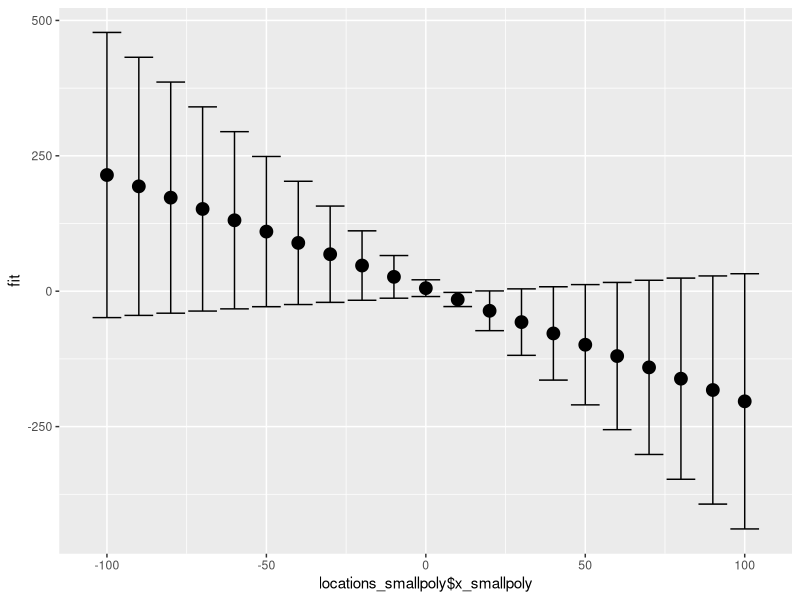
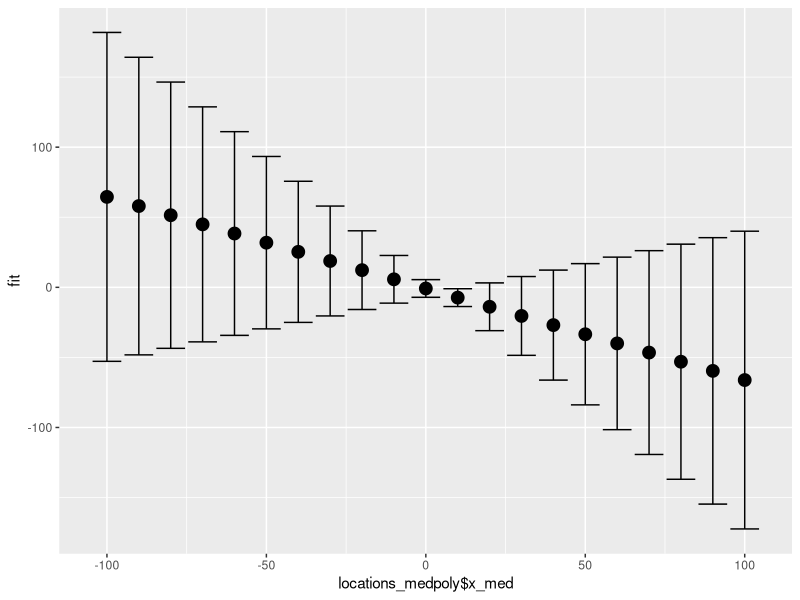
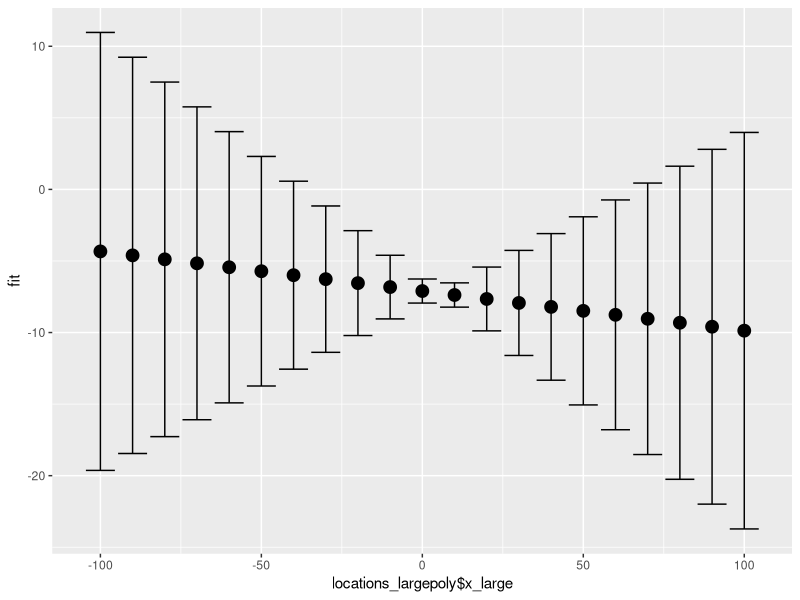
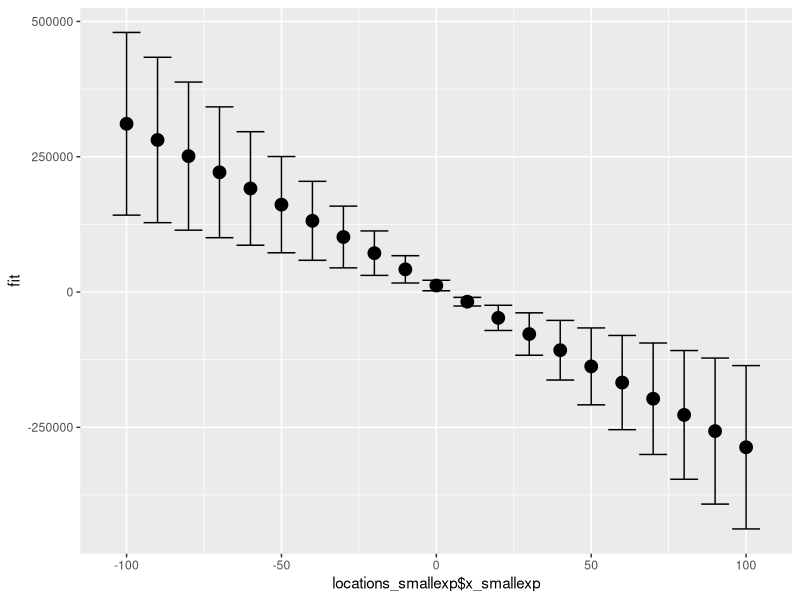
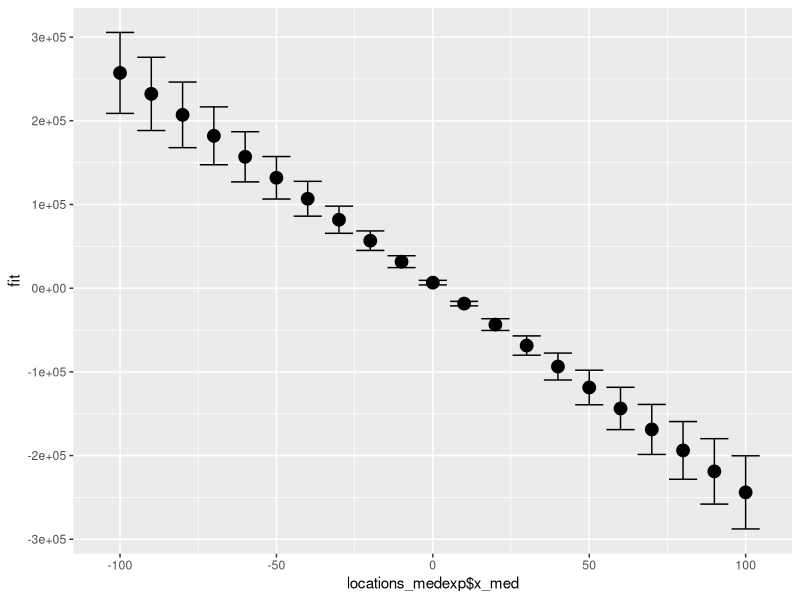
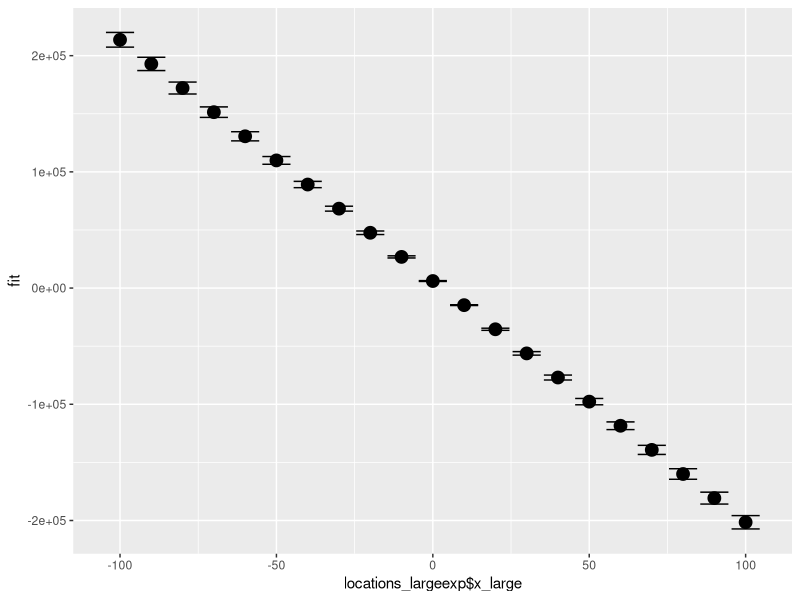
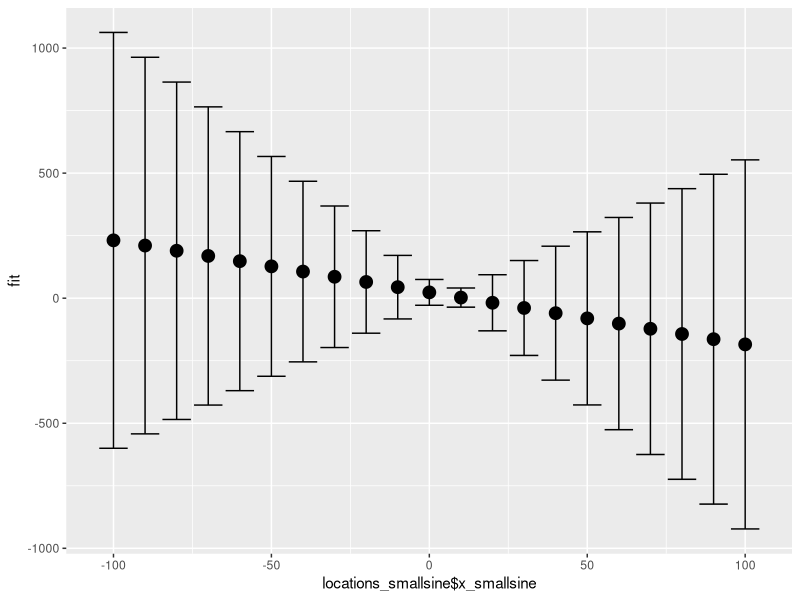
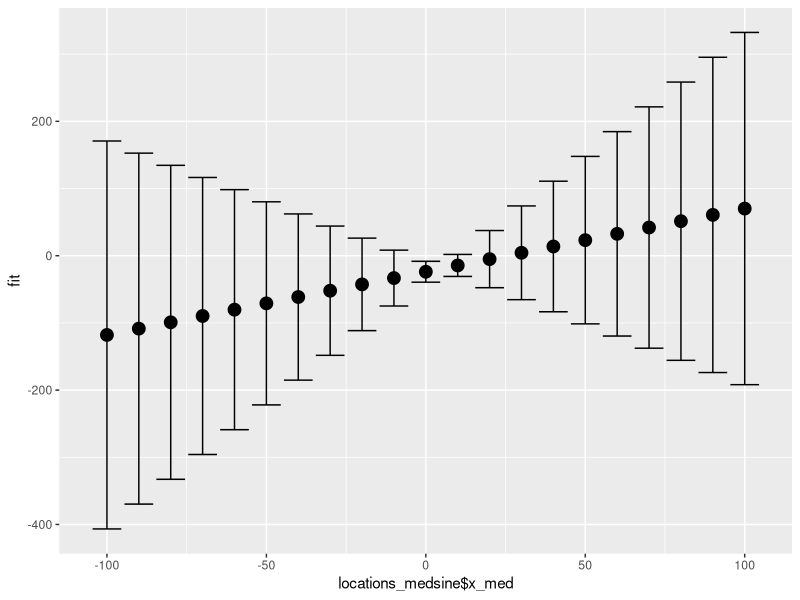

These figures' R source, in order: (Note: this script raises an error after producing the figures.)
## ---- chunk 1
knitr::opts_chunk$set(echo = TRUE)
## ---- chunk 2
require(ggplot2)
## ---- chunk 3
#part e, name the normal func & nonnormal func & randomly call it
my.simulation <- function(n, b0, b1){
  choices.simulation <- c("normal", "nonnormal")
  random.choice <- sample(choices.simulation, 1)
  if (random.choice == "normal"){
    return(normal_func)
  }
  else{
    return(nonnormal_func)
  }
}
## ---- chunk 4
set.seed(1)
# Sample code to get started
n_small <- 20
n_med <- 100
n_large <- 5000
locations <- c(-10:10)*10
## ---- chunk 5
# TODO: randomize these for part e
b0 <- 10
b1 <- 2

# small sample size
x_smallpoly <- runif(n_small, 0, 10)
eps_smallpoly <- 3 * rnorm(n_small)
y_smallpoly <- b0 - b1 * (x_smallpoly - 5)^2 + eps_smallpoly


# med sample size
x_medpoly <- runif(n_med, 0, 10)
eps_medpoly <- 3 * rnorm(n_med)
y_medpoly <- b0 - b1 * (x_medpoly - 5)^2 + eps_medpoly

# lrg sample size
x_largepoly <- runif(n_large, 0, 10)
eps_largepoly <- 3 * rnorm(n_large)
y_largepoly <- b0 - b1 * (x_largepoly - 5)^2 + eps_largepoly

# part c, for each simulation:
# predict y-hat at several different locations using a confidence interval
locations_smallpoly <- data.frame(x_smallpoly = locations)

lm_smallpoly <- lm(y_smallpoly ~ x_smallpoly)
yhat_smallpoly <- predict.lm(lm_smallpoly, newdata=locations_smallpoly, interval="confidence") # predict y_hat

summary(lm_smallpoly)$coef  # model coefficients
(confint(lm_smallpoly))
(anova(lm_smallpoly)$'Mean Sq'[2]) # MSE
(summary(lm_smallpoly)$coeff[,4])  # p-vals of our coeffs
## ---- chunk 6
locations_medpoly <- data.frame(x_medpoly = locations)
lm_medpoly <- lm(y_medpoly ~ x_medpoly)
yhat_medpoly <- predict.lm(lm_medpoly, newdata=locations_medpoly, interval="confidence")
(yhat_medpoly)
summary(lm_medpoly)$coef
(confint(lm_medpoly))
(anova(lm_medpoly)$'Mean Sq'[2])
(summary(lm_medpoly)$coeff[,4])
## ---- chunk 7
locations_largepoly <- data.frame(x_largepoly = locations)
lm_largepoly <- lm(y_largepoly ~ x_largepoly)
yhat_largepoly <- predict.lm(lm_largepoly, newdata=locations_largepoly, interval="confidence")
## ---- chunk 8
summary(lm_largepoly)$coef
(confint(lm_largepoly))
(anova(lm_largepoly)$'Mean Sq'[2])
(summary(lm_largepoly)$coeff[,4])
## ---- chunk 9
yhat_smallpoly <- data.frame(yhat_smallpoly)

ggplot(yhat_smallpoly, aes(x =locations_smallpoly$x_smallpoly, y = fit)) +
  geom_point(size = 4) +
  geom_errorbar(aes(ymax = yhat_smallpoly$upr, ymin = yhat_smallpoly$lwr))


yhat_medpoly <- data.frame(yhat_medpoly)

ggplot(yhat_medpoly, aes(x =locations_medpoly$x_med, y = fit)) +
  geom_point(size = 4) +
  geom_errorbar(aes(ymax = yhat_medpoly$upr, ymin = yhat_medpoly$lwr))


yhat_largepoly <- data.frame(yhat_largepoly)

ggplot(yhat_largepoly, aes(x =locations_largepoly$x_large, y = fit)) +
  geom_point(size = 4) +
  geom_errorbar(aes(ymax = yhat_largepoly$upr, ymin = yhat_largepoly$lwr))
## ---- chunk 10
# TODO: randomize these for part e
b0 <- 10
b1 <- 2

# small sample size
x_smallexp <- runif(n_small, 0, 10)
eps_smallexp <- 3 * rnorm(n_small)
y_smallexp <- b0 - b1 * exp(x_smallexp) + eps_smallexp


# med sample size
x_medexp <- runif(n_med, 0, 10)
eps_medexp <- 3 * rnorm(n_med)
y_medexp <- b0 - b1 * exp(x_medexp) + eps_medexp

# lrg sample size
x_largeexp <- runif(n_large, 0, 10)
eps_largeexp <- 3 * rnorm(n_large)
y_largeexp <- b0 - b1 * exp(x_largeexp) + eps_largeexp

# part c, for each simulation:
# predict y-hat at several different locations using a confidence interval.
locations_smallexp <- data.frame(x_smallexp = locations)

lm_smallexp <- lm(y_smallexp ~ x_smallexp)
yhat_smallexp <- predict.lm(lm_smallexp, newdata=locations_smallexp, interval="confidence") # predict y_hat

summary(lm_smallexp)$coef  # model coefficients
(confint(lm_smallexp))
(anova(lm_smallexp)$'Mean Sq'[2]) # MSE
(summary(lm_smallexp)$coeff[,4])  # p-vals of our coeffs
## ---- chunk 11
locations_medexp <- data.frame(x_medexp = locations)
lm_medexp <- lm(y_medexp ~ x_medexp)
yhat_medexp <- predict.lm(lm_medexp, newdata=locations_medexp, interval="confidence")
(yhat_medexp)
summary(lm_medexp)$coef
(confint(lm_medexp))
(anova(lm_medexp)$'Mean Sq'[2])
(summary(lm_medexp)$coeff[,4])
## ---- chunk 12
locations_largeexp <- data.frame(x_largeexp = locations)
lm_largeexp <- lm(y_largeexp ~ x_largeexp)
yhat_largeexp <- predict.lm(lm_largeexp, newdata=locations_largeexp, interval="confidence")
## ---- chunk 13
summary(lm_largeexp)$coef
(confint(lm_largeexp))
(anova(lm_largeexp)$'Mean Sq'[2])
(summary(lm_largeexp)$coeff[,4])
## ---- chunk 14
yhat_smallexp <- data.frame(yhat_smallexp)

ggplot(yhat_smallexp, aes(x =locations_smallexp$x_smallexp, y = fit)) +
  geom_point(size = 4) +
  geom_errorbar(aes(ymax = yhat_smallexp$upr, ymin = yhat_smallexp$lwr))


yhat_medexp <- data.frame(yhat_medexp)

ggplot(yhat_medexp, aes(x =locations_medexp$x_med, y = fit)) +
  geom_point(size = 4) +
  geom_errorbar(aes(ymax = yhat_medexp$upr, ymin = yhat_medexp$lwr))


yhat_largeexp <- data.frame(yhat_largeexp)

ggplot(yhat_largeexp, aes(x =locations_largeexp$x_large, y = fit)) +
  geom_point(size = 4) +
  geom_errorbar(aes(ymax = yhat_largeexp$upr, ymin = yhat_largeexp$lwr))
## ---- chunk 15
# TODO: randomize these for part e
b0 <- 0
b1 <- 20*pi

# small sample size
x_smallsine <- runif(n_small, 0, 10)
eps_smallsine <- 3 * rnorm(n_small)
y_smallsine <- b0 + b1 * sin(x_smallsine) + eps_smallsine


# med sample size
x_medsine <- runif(n_med, 0, 10)
eps_medsine <- 3 * rnorm(n_med)
y_medsine <- b0 - b1 * sin(x_medsine) + eps_medsine

# lrg sample size
x_largesine <- runif(n_large, 0, 10)
eps_largesine <- 3 * rnorm(n_large)
y_largesine <- b0 - b1 * sin(x_largesine) + eps_largesine

# part c, for each simulation:
# predict y-hat at several different locations using a confidence interval.
locations_smallsine <- data.frame(x_smallsine = locations)

lm_smallsine <- lm(y_smallsine ~ x_smallsine)
yhat_smallsine <- predict.lm(lm_smallsine, newdata=locations_smallsine, interval="confidence") # predict y_hat

summary(lm_smallsine)$coef  # model coefficients
(confint(lm_smallsine))
(anova(lm_smallsine)$'Mean Sq'[2]) # MSE
(summary(lm_smallsine)$coeff[,4])  # p-vals of our coeffs
## ---- chunk 16
locations_medsine <- data.frame(x_medsine = locations)
lm_medsine <- lm(y_medsine ~ x_medsine)
yhat_medsine <- predict.lm(lm_medsine, newdata=locations_medsine, interval="confidence")
(yhat_medsine)
summary(lm_medsine)$coef
(confint(lm_medsine))
(anova(lm_medsine)$'Mean Sq'[2])
(summary(lm_medsine)$coeff[,4])
## ---- chunk 17
locations_largesine <- data.frame(x_largesine = locations)
lm_largesine <- lm(y_largesine ~ x_largesine)
yhat_largesine <- predict.lm(lm_largesine, newdata=locations_largesine, interval="confidence")
## ---- chunk 18
summary(lm_largesine)$coef
(confint(lm_largesine))
(anova(lm_largesine)$'Mean Sq'[2])
(summary(lm_largesine)$coeff[,4])
## ---- chunk 19
yhat_smallsine <- data.frame(yhat_smallsine)

ggplot(yhat_smallsine, aes(x =locations_smallsine$x_smallsine, y = fit)) +
  geom_point(size = 4) +
  geom_errorbar(aes(ymax = yhat_smallsine$upr, ymin = yhat_smallsine$lwr))


yhat_medsine <- data.frame(yhat_medsine)

ggplot(yhat_medsine, aes(x =locations_medsine$x_med, y = fit)) +
  geom_point(size = 4) +
  geom_errorbar(aes(ymax = yhat_medsine$upr, ymin = yhat_medsine$lwr))


yhat_largesine <- data.frame(yhat_largesine)

ggplot(yhat_largesine, aes(x =locations_largesine$x_large, y = fit)) +
  geom_point(size = 4) +
  geom_errorbar(aes(ymax = yhat_largesine$upr, ymin = yhat_largesine$lwr))
## ---- chunk 20
# Sample code to get started
n <- 200


# TODO randomize this for part e
b0 <- 10
b1 <- 2
eps_alpha <- 2
eps_beta <- 1/4


x <- runif(n, 0, 10)
eps <- (rgamma(n, eps_alpha, 1/eps_beta) - eps_alpha * eps_beta) * 2
y <- b0 - b1 * x + eps

hist(eps)
var(eps)
mean(eps)

## ---- chunk 21
#rpois()
## ---- chunk 22
# Sample code to get started
n <- 200
b0 <- 10
b1 <- 10

x <- runif(n, 0, 10)
eps <- rnorm(n, sd = 0.5 * x^2)
y <- b0 + b1 * x + eps

## ---- chunk 23
# Sample code to get started
n <- 200
b0 <- 10
b1 <- 10
rho <- 0.9
sigma <- 2

x <- runif(n, 0, 10)

eps <- arima.sim(model = list(ar = rho), n = n)

y <- b0 + b1 * x + eps

# OR...

eps <- rep(0, n)
e.ind <- rnorm(n, mean = 0, sd = (sigma / sqrt(1-rho^2)))
eps[1] <- e.ind[1]
for (i in 2:n) {
  eps[i] <- rho * eps[i-1] + e.ind[i]
}

y <- b0 + b1 * x + eps
## ---- chunk 24
n <- 20
b0 <- 10
b1 <- 3
b2 <- 7

simga <- 2

x1 <- runif(n, 0, 10)
x2 <- x1 + rnorm(n)
cor(x1, x2)


eps <- rnorm(n, sd = sigma)
y <- b0 + b1 * x1 + b2 * x2 + eps





B <- 100
many.sims.multicollinearity <- sapply(1:B, function(i) {
    # x <- rnorm(100, mean = 0, sd = 1)
    # eps <- rnorm(100, mean = 0, sd = sqrt(0.25))
    # y <- -1 + 0.5 * x + eps
    # simul.fit <- lm(y ~ x)
    # beta.1 <- 0.5
    # lower <- confint(simul.fit, "x")[1]
    # upper <- confint(simul.fit, "x")[2]
    # boolean <- beta.1 <= upper & beta.1 >= lower
    #return(boolean)
})

proportion <- sum(many.sims.multicollinearity)/length(many.sims.multicollinearity)
proportion

## ---- chunk 25
